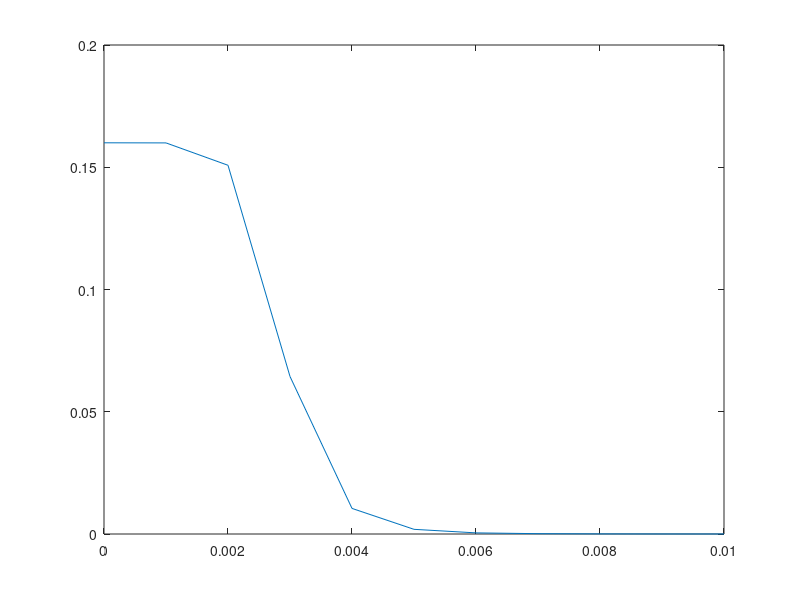

Reproduce this figure in MATLAB.
clear all

% q = 1.23e-6; %Morphine
% r = 0.52;

% q = 0.25; %control
% r = 0.16;

M = 0:0.001:0.01;

Mh = 2.8534e-3;
rc = 0.16;
rm = 0.5;
qc = 1.23e-6;
qm = 0.16;
n = 7.8731;

eta_r = @(M)(M.^n)./(Mh^n + M.^n);

eta_q = @(M) 1-eta_r(M);

q = qc + (qm - qc)*eta_q(M);

plot(M,q)
hold on